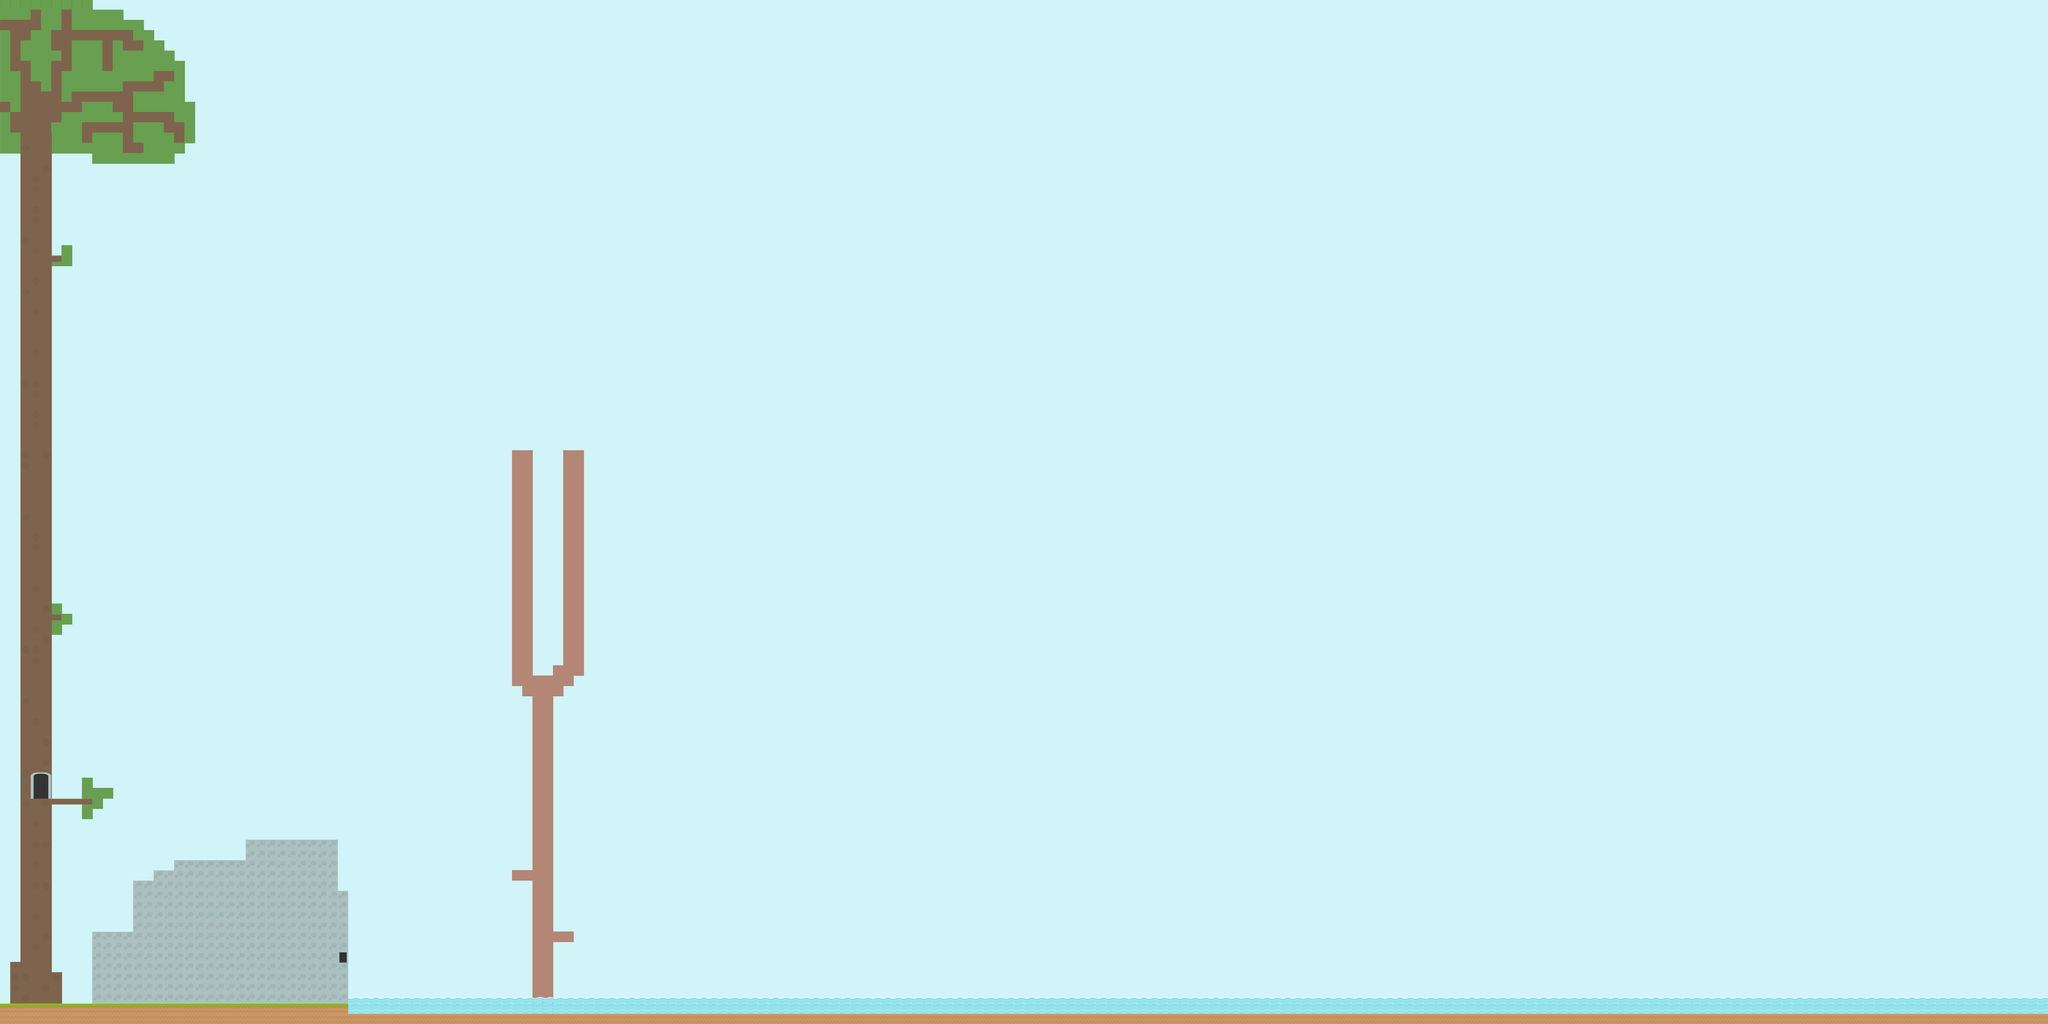

A level layout from a 2D game, rendered from its tile map. Below: a short description, then the map file with tile-grid data replaced by summaries:
An orthogonal 200x100 tile map with 32x32 px tiles, 5 tile layers (backround, middleground1, middleground, middleground2, ...), 6 tilesets and 53 objects.

<map version="1.0" orientation="orthogonal" renderorder="left-up" width="200" height="100" tilewidth="32" tileheight="32" nextobjectid="59">
 <tileset firstgid="1" name="background" tilewidth="256" tileheight="256">
  <tile id="0">
   <image width="256" height="256" source="../Platformer/Base/bg.png" />
  </tile>
 </tileset>
 <tileset firstgid="2" name="tiles32" tilewidth="34" tileheight="34">
  <tile id="0">
   <image width="32" height="32" source="../Platformer/Base/Tiles32/grassCenter.png" />
  </tile>
  <tile id="1">
   <image width="32" height="32" source="../Platformer/Base/Tree/brownersquare.png" />
  </tile>
  <tile id="2">
   <image width="34" height="34" source="../Platformer/Base/Tree/tree.png" />
  </tile>
  <tile id="3">
   <image width="34" height="34" source="../Platformer/Base/Tree/treeTrunkSquare.png" />
  </tile>
  <tile id="4">
   <image width="32" height="32" source="../Platformer/Base/Tiles32/grassMid.png" />
  </tile>
  <tile id="5">
   <image width="32" height="32" source="../Platformer/Base/Tiles32/door_openMid.png" />
  </tile>
  <tile id="6">
   <image width="32" height="32" source="../Platformer/Base/Tiles32/moss.png" />
  </tile>
  <tile id="7">
   <image width="32" height="32" source="../Platformer/Base/Tiles32/water.png" />
  </tile>
  <tile id="8">
   <image width="32" height="32" source="../Platformer/Base/Tiles32/waterTop.png" />
  </tile>
  <tile id="9">
   <image width="33" height="33" source="../Platformer/Base/Tiles32/cyprus.png" />
  </tile>
  <tile id="10">
   <image width="32" height="32" source="../Platformer/Base/Tiles32/cyprusFlower.png" />
  </tile>
 </tileset>
 <tileset firstgid="13" name="small branch" tilewidth="32" tileheight="32">
  <image source="../Platformer/Base/Tree/treeBranchSmall.png" width="64" height="64" />
 </tileset>
 <tileset firstgid="17" name="door1" tilewidth="32" tileheight="32">
  <image source="../Platformer/Base/Tiles32/doorbottom.png" width="64" height="64" />
 </tileset>
 <tileset firstgid="21" name="door2" tilewidth="32" tileheight="32">
  <image source="../Platformer/Base/Tiles32/doortop.png" width="64" height="32" />
 </tileset>
 <tileset firstgid="23" name="rock" tilewidth="32" tileheight="32">
  <image source="../Platformer/Base/Tiles32/Untitled.png" width="140" height="140" />
 </tileset>
 <layer name="backround" width="200" height="100">
  <data>[20000 cells, 20000 non-empty, 2 distinct tile ids]</data>
 </layer>
 <layer name="middleground1" width="200" height="100">
  <data>[20000 cells, 266 non-empty, 3 distinct tile ids]</data>
 </layer>
 <layer name="middleground" width="200" height="100">
  <data>[20000 cells, 998 non-empty, 7 distinct tile ids]</data>
 </layer>
 <layer name="middleground2" width="200" height="100">
  <data>[20000 cells, 58 non-empty, 7 distinct tile ids]</data>
 </layer>
 <layer name="foreground" width="200" height="100">
  <data>[20000 cells, 332 non-empty, 2 distinct tile ids]</data>
 </layer>
 <objectgroup name="solid">
  <object id="3" x="1" y="321" width="31" height="32" />
  <object id="4" x="0" y="65" width="129" height="29" />
  <object id="5" x="99" y="32" width="29" height="31" />
  <object id="6" x="34" y="96" width="63" height="31" />
  <object id="7" x="33" y="128" width="31" height="95" />
  <object id="8" x="66" y="193" width="29" height="61" />
  <object id="9" x="68" y="257" width="60" height="160" />
  <object id="10" x="35" y="355" width="34" height="61" />
  <object id="11" x="195" y="33" width="30" height="63" />
  <object id="12" x="160" y="96" width="257" height="31" />
  <object id="13" x="386" y="127" width="62" height="31" />
  <object id="14" x="322" y="129" width="33" height="96" />
  <object id="15" x="162" y="127" width="64" height="34" />
  <object id="16" x="194" y="160" width="32" height="62" />
  <object id="17" x="162" y="192" width="32" height="187" />
  <object id="18" x="130" y="289" width="32" height="129" />
  <object id="19" x="226" y="288" width="190" height="33" />
  <object id="20" x="194" y="322" width="65" height="28" />
  <object id="21" x="387" y="257" width="127" height="28" />
  <object id="22" x="481" y="226" width="63" height="31" />
  <object id="23" x="355" y="321" width="61" height="31" />
  <object id="24" x="388" y="351" width="159" height="34" />
  <object id="25" x="511" y="386" width="67" height="28" />
  <object id="26" x="546" y="416" width="31" height="30" />
  <object id="27" x="259" y="383" width="157" height="31" />
  <object id="28" x="258" y="413" width="32" height="37" />
  <object id="30" x="387" y="415" width="30" height="64" />
  <object id="31" x="419" y="449" width="30" height="30" />
  <object id="32" x="163" y="800" width="29" height="17" />
  <object id="33" x="164" y="1921" width="26" height="18" />
  <object id="34" x="92" y="2496" width="195" height="18" />
  <object id="35" x="63" y="417" width="97" height="1992" />
  <object id="36" x="64" y="2412" width="24" height="101" />
  <object id="37" x="65" y="2515" width="94" height="618" />
  <object id="39" x="162" y="3039" width="30" height="96" />
  <object id="40" x="33" y="3006" width="30" height="128" />
  <object id="41" x="0" y="3137" width="593" height="61" />
  <object id="42" x="595" y="3193" width="79" height="2" />
  <object id="43" x="673" y="3137" width="411" height="59" />
  <object id="44" x="290" y="2913" width="303" height="223" />
  <object id="45" x="417" y="2753" width="637" height="160" />
  <object id="46" x="1055" y="2784" width="34" height="129" />
  <object id="47" x="481" y="2722" width="63" height="29" />
  <object id="48" x="544" y="2689" width="510" height="63" />
  <object id="49" x="769" y="2624" width="285" height="64" />
  <object id="52" x="1088" y="3168" width="5307" height="28" />
  <object id="55" x="596" y="2913" width="490" height="101" />
  <object id="56" x="1600" y="2719" width="126" height="33" />
  <object id="57" x="1664" y="2111" width="63" height="1003" />
  <object id="58" x="1728" y="2912" width="63" height="31" />
 </objectgroup>
 <objectgroup name="teleport">
  <object id="1" x="94" y="2413" width="66" height="83">
   <properties>
    <property name="start" value="true" />
   </properties>
  </object>
  <object id="50" x="597" y="3119" width="74" height="74">
   <properties>
    <property name="level" value="../Maps/rocksecret1.tmx" />
   </properties>
  </object>
 </objectgroup>
 <objectgroup name="objects" />
 <objectgroup name="death">
  <object id="53" x="1088" y="3116" width="5309" height="49" />
 </objectgroup>
</map>
